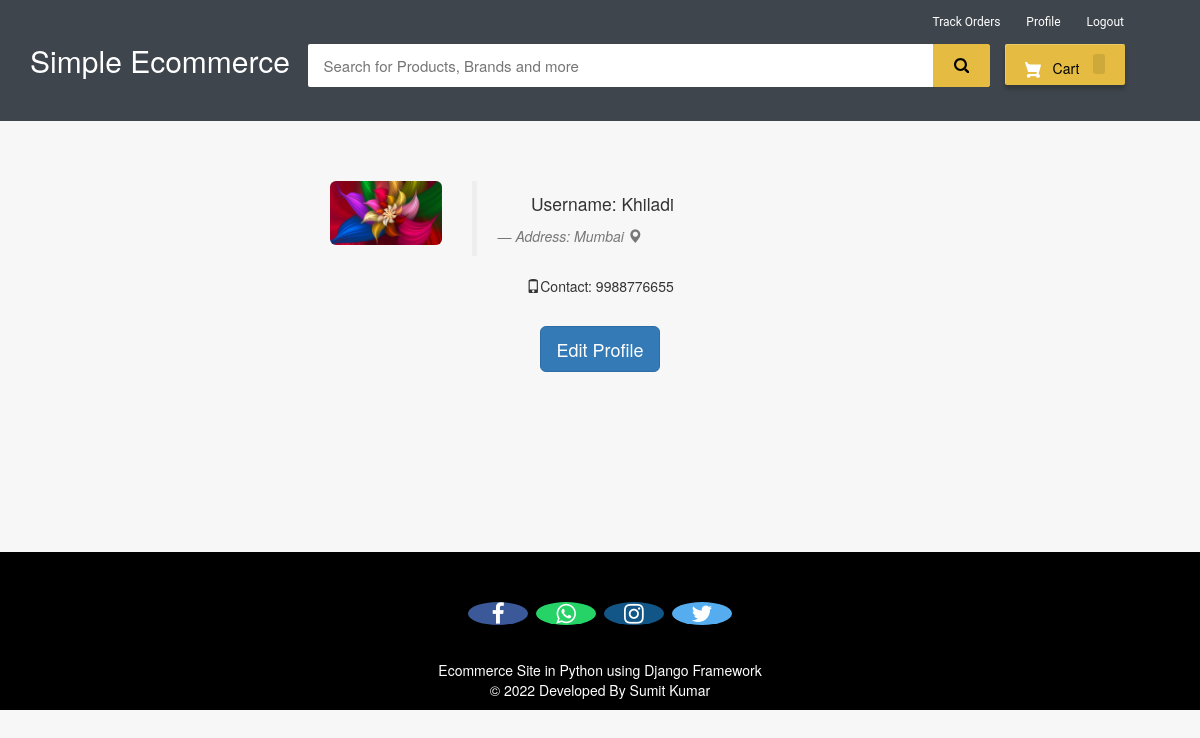
Page /my-profile (signed in) on the committed database.
### ecom/models.py (models this page shows, shortened)
class Customer(models.Model):
    user=models.OneToOneField(User,on_delete=models.CASCADE)
    profile_pic= models.ImageField(upload_to='profile_pic/CustomerProfilePic/',null=True,blank=True)
    address = models.CharField(max_length=40)
    mobile = models.CharField(max_length=20,null=False)

### ecom/views.py (the view)
# urls.py: path('my-profile', views.my_profile_view,name='my-profile'),
@login_required(login_url='customerlogin')
@user_passes_test(is_customer)
def my_profile_view(request):
    customer=models.Customer.objects.get(user_id=request.user.id)
    return render(request,'ecom/my_profile.html',{'customer':customer})

### ecom/views.py (called while the page is built)
def is_customer(user):
    return user.groups.filter(name='CUSTOMER').exists()

### templates/ecom/my_profile.html (shortened to what this page needs)
{% extends 'ecom/customer_base.html' %}
{% load static %}
{% block content %}
<br><br><br>
<div style="padding-left:300px;" class="container">
        <div class="col-sm-2 col-md-2">
            <img src="{% static customer.profile_pic.url %}"   alt="profile pic" class="img-rounded img-responsive" />
        </div>
        <div class="col-sm-4 col-md-4">
            <blockquote>
                <p>Username: {{request.user}}</p> <small><cite title="Source Title">Address: {{customer.address}}  <i class="glyphicon glyphicon-map-marker"></i></cite></small>
            </blockquote>
            <p><i class="glyphicon glyphicon-phone"></i>Contact: {{customer.mobile}}
            </p>
        </div>
</div>
<br>
<div style="text-align: center;">
  <a href="/edit-profile"><button class="btn btn-primary btn-lg" ><span>Edit Profile </span></button></a>
</div>
<br><br><br><br><br><br>
{% endblock content %}

### templates/ecom/customer_base.html (style rules this page uses)
body { background-color: #f7f7f7; }
p { text-align: center; }

### templates/ecom/my_profile.html (style rules this page uses)
body { background-color:#f7f7f7; }

### rows in the picture
Customer: profile_pic (picture), address "Mumbai", mobile "9988776655"

### other values in the picture
{{ request.user }} "Khiladi"
